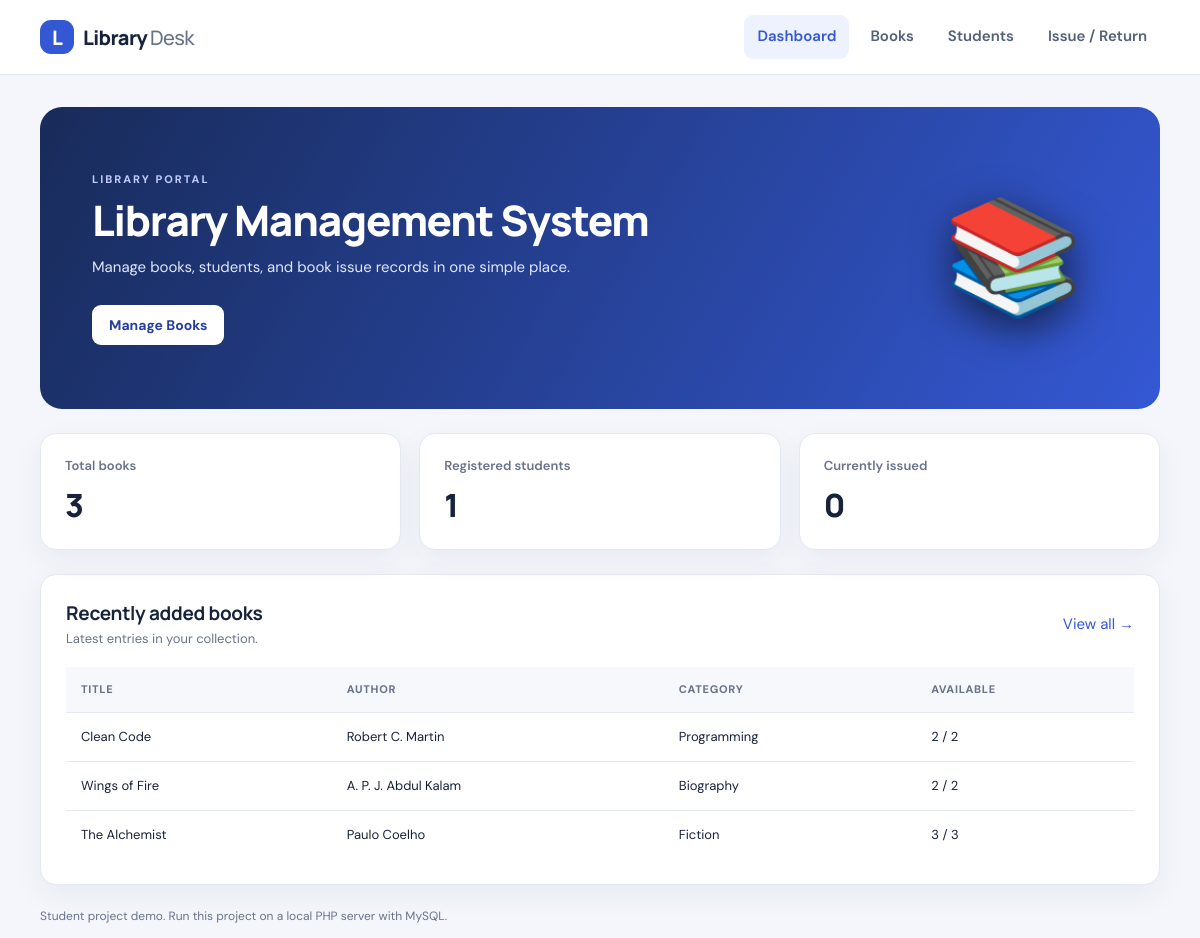
The page / on the database its author committed.
### tables this page shows
CREATE TABLE IF NOT EXISTS books (
  id INT UNSIGNED AUTO_INCREMENT PRIMARY KEY,
  title VARCHAR(150) NOT NULL,
  author VARCHAR(120) NOT NULL,
  category VARCHAR(80) NOT NULL,
  quantity INT UNSIGNED NOT NULL DEFAULT 1,
  available INT UNSIGNED NOT NULL DEFAULT 1,
  created_at TIMESTAMP NOT NULL DEFAULT CURRENT_TIMESTAMP,
  INDEX idx_books_title (title),
  INDEX idx_books_author (author)
);

### config.php (called while the page is built, shortened)
<?php
function e($value): string {
    return htmlspecialchars((string)$value, ENT_QUOTES, 'UTF-8');
}

### index.php (the view, shortened to what this page needs)
<?php
require_once 'config.php';
$bookCount = (int)$pdo->query("SELECT COUNT(*) FROM books")->fetchColumn();
$studentCount = (int)$pdo->query("SELECT COUNT(*) FROM students")->fetchColumn();
$issuedCount = (int)$pdo->query("SELECT COUNT(*) FROM issues WHERE status = 'Issued'")->fetchColumn();
$recentBooks = $pdo->query("SELECT * FROM books ORDER BY id DESC LIMIT 5")->fetchAll();
?>
<!DOCTYPE html>
<html lang="en">
<head>
  <title>Library Management System</title><link rel="stylesheet" href="style.css">
</head>
<body>
<?php include 'nav.php'; ?>
<main class="container">
  <section class="hero">
    <div><p class="eyebrow">LIBRARY PORTAL</p><h1>Library Management System</h1>
    <p>Manage books, students, and book issue records in one simple place.</p>
    <a class="button" href="books.php">Manage Books</a></div>
    <div class="hero-icon" aria-hidden="true">📚</div>
  </section>
  <section class="stats">
    <article class="stat-card"><span>Total books</span><strong><?= $bookCount ?></strong></article>
    <article class="stat-card"><span>Registered students</span><strong><?= $studentCount ?></strong></article>
    <article class="stat-card"><span>Currently issued</span><strong><?= $issuedCount ?></strong></article>
  </section>
  <section class="panel">
    <div class="section-heading"><div><h2>Recently added books</h2><p>Latest entries in your collection.</p></div><a href="books.php">View all →</a></div>
    <?php if (!$recentBooks): ?><p class="empty">No books yet. Open Manage Books to add your first book.</p>
    <?php else: ?><div class="table-wrap"><table><thead><tr><th>Title</th><th>Author</th><th>Category</th><th>Available</th></tr></thead><tbody>
    <?php foreach ($recentBooks as $book): ?><tr><td><?= e($book['title']) ?></td><td><?= e($book['author']) ?></td><td><?= e($book['category']) ?></td><td><?= (int)$book['available'] ?> / <?= (int)$book['quantity'] ?></td></tr><?php endforeach; ?>
    </tbody></table></div><?php endif; ?>
  </section>
  <p class="note">Student project demo. Run this project on a local PHP server with MySQL.</p>
</main>
</body></html>

### nav.php (shortened to what this page needs)
<header class="site-header">
  <nav class="nav container">
    <a class="brand" href="index.php"><span class="brand-mark">L</span> Library<span class="brand-light">Desk</span></a>
    <div class="nav-links">
      <a href="index.php">Dashboard</a><a href="books.php">Books</a><a href="students.php">Students</a><a href="issues.php">Issue / Return</a>
    </div>
  </nav>
</header>

### style.css (style rules this page uses)
:root { --ink:#17223b;--muted:#68738a;--primary:#3458d4;--primary-dark:#2444b8;--surface:#fff;--bg:#f4f6fb;--border:#e4e8f1;--success:#18794e;--danger:#b42318;--shadow:0 10px 30px rgba(26,43,86,.06) }
* { box-sizing:border-box }
body { margin:0;background:var(--bg);color:var(--ink);font-family:'DM Sans',Arial,sans-serif;font-size:15px;line-height:1.55 }
a { color:var(--primary);text-decoration:none }
.container { width:min(1120px,calc(100% - 36px));margin:0 auto }
.site-header { background:#fff;border-bottom:1px solid var(--border);position:sticky;top:0;z-index:10 }
.nav { min-height:74px;display:flex;align-items:center;justify-content:space-between;gap:24px }
.brand { display:flex;align-items:center;gap:9px;font:800 20px Manrope,sans-serif;color:var(--ink);letter-spacing:-.6px }
.brand-mark { display:grid;place-items:center;width:34px;height:34px;border-radius:11px;background:var(--primary);color:white }
.brand-light { color:var(--muted);font-weight:500;margin-left:-6px }
.nav-links { display:flex;gap:8px;align-items:center }
.nav-links a { color:#536079;padding:10px 13px;border-radius:9px;font-weight:600 }
.nav-links a:hover,.nav-links a.active { background:#eef2ff;color:var(--primary);text-decoration:none }
.hero { margin:32px 0 24px;background:linear-gradient(120deg,#182b59,#3458d4);color:#fff;border-radius:22px;padding:clamp(28px,5vw,52px);display:flex;align-items:center;justify-content:space-between;gap:20px;overflow:hidden }
.hero h1,.page-heading h1 { font:800 clamp(28px,4vw,42px)/1.15 Manrope,sans-serif;letter-spacing:-1.2px;margin:8px 0 12px }
.hero p:not(.eyebrow) { color:#e0e7ff;max-width:540px;margin:0 0 25px }
.hero .eyebrow { color:#bfcaff }
.eyebrow { font-size:11px;letter-spacing:2px;font-weight:800;color:var(--primary);margin:0 }
.hero-icon { font-size:clamp(65px,10vw,112px);filter:drop-shadow(0 12px 20px #14224b);padding:12px 25px }
.button { display:inline-flex;align-items:center;justify-content:center;border:0;border-radius:9px;background:var(--primary);color:#fff;font:700 14px 'DM Sans',sans-serif;padding:11px 17px;cursor:pointer;transition:background .2s,transform .2s }
.hero .button { background:#fff;color:#263f9e }
.stats { display:grid;grid-template-columns:repeat(3,1fr);gap:18px;margin-bottom:24px }
.stat-card,.panel { background:var(--surface);border:1px solid var(--border);border-radius:16px;box-shadow:var(--shadow) }
.stat-card { padding:22px 24px }
.stat-card span { display:block;color:var(--muted);font-size:13px;font-weight:600 }
.stat-card strong { display:block;font:800 32px Manrope,sans-serif;margin-top:7px }
.panel { padding:25px;margin:22px 0 }
.panel h2 { font:700 19px Manrope,sans-serif;margin:0 0 17px;letter-spacing:-.3px }
.section-heading { display:flex;align-items:center;justify-content:space-between;gap:18px;margin-bottom:18px }
.section-heading h2 { margin:0 0 3px }
.section-heading p,.page-heading p:not(.eyebrow) { color:var(--muted);margin:0;font-size:13px }
.table-wrap { width:100%;overflow-x:auto }
table { border-collapse:collapse;width:100%;min-width:600px;text-align:left }
th { background:#f7f8fc;color:#68738a;text-transform:uppercase;font-size:11px;letter-spacing:.7px;font-weight:800 }
td,th { padding:14px 15px;border-bottom:1px solid var(--border) }
td { font-size:13px }
tbody tr:last-child td { border-bottom:0 }
.note,.muted { font-size:12px;color:var(--muted) }

### rows shown on the page
books: title "Clean Code", author "Robert C. Martin", category "Programming", available "2", quantity "2"
books: title "Wings of Fire", author "A. P. J. Abdul Kalam", category "Biography", available "2", quantity "2"
books: title "The Alchemist", author "Paulo Coelho", category "Fiction", available "3", quantity "3"

### other values the page prints
$bookCount "3"
$studentCount "1"
$issuedCount "0"
